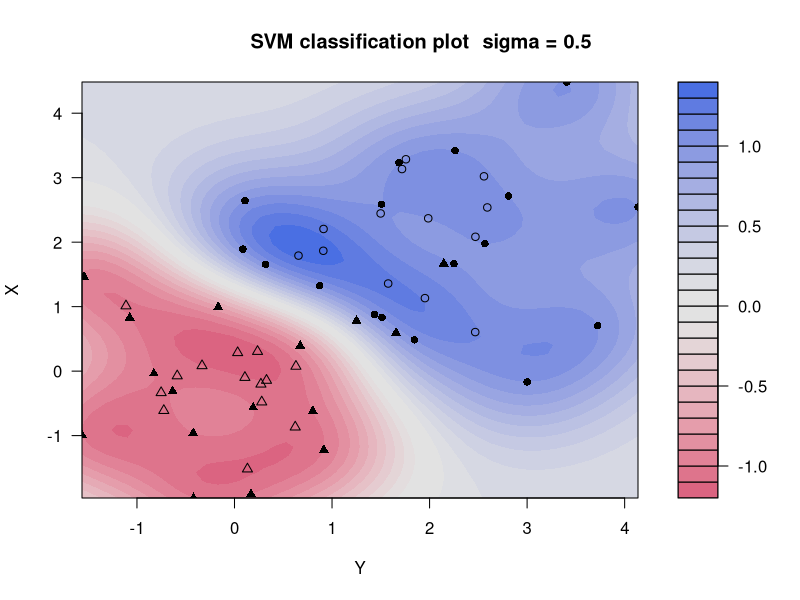
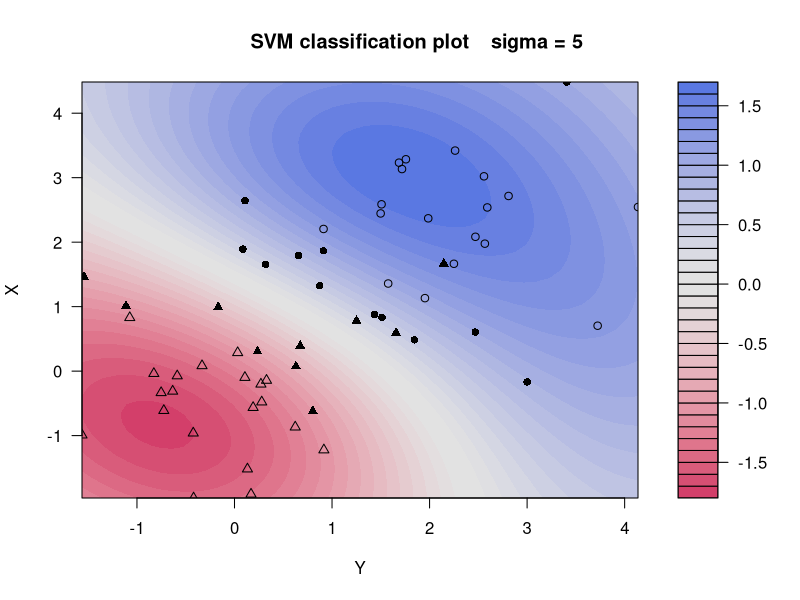
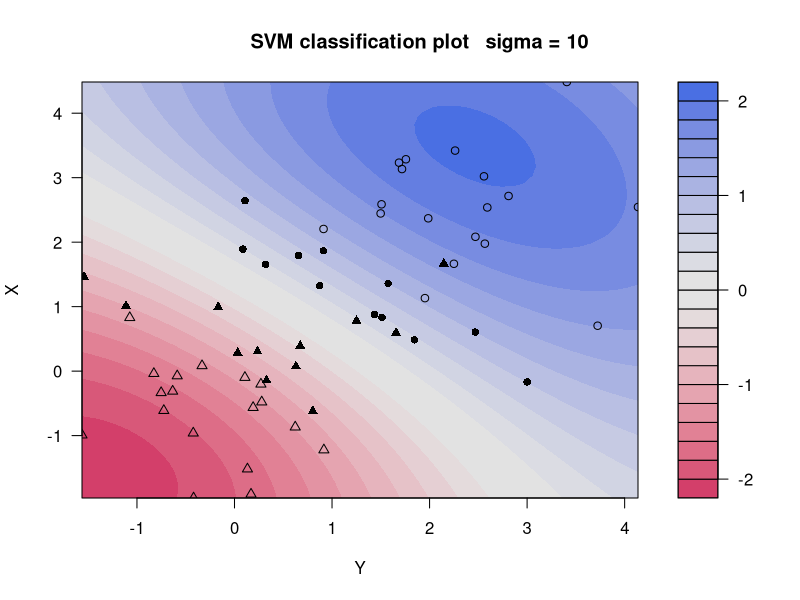
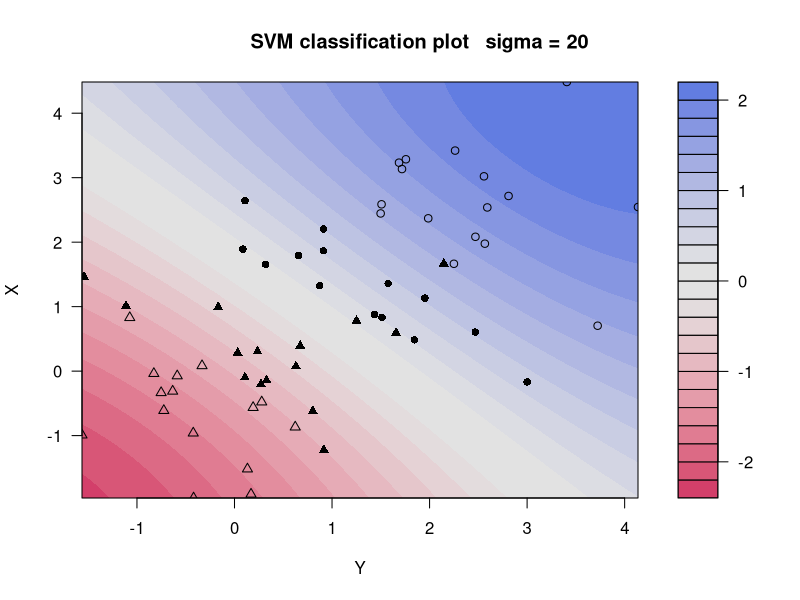

Here is the R script that generated these plots, in order:
library(kernlab)
path_graphics <- "../../Graphics/Problema_01/Experiment_03_"
x1 <- rnorm(30, 0, 1)
y1 <- rnorm(30, 0, 1)
x2 <- rnorm(30, 2, 1)
y2 <- rnorm(30, 2, 1)
c <- c(
    rep(0, 30),
    rep(1, 30)
)
categoria <- factor(c)
d <- data.frame(
    c(x1, x2),
    c(y1, y2),
    categoria
)
names(d) <- c("X", "Y", "categoria")
s <- ksvm(categoria ~ X + Y,
    data = d,
    kernel = "p",
    cost = 1,
    kpar = list(
        degree = 1,
        offset = 0
    )
)
x1 <- rnorm(30, 0, 1)
y1 <- rnorm(30, 0, 1)
x2 <- rnorm(30, 2, 1)
y2 <- rnorm(30, 2, 1)
c <- c(
    rep(0, 30),
    rep(1, 30)
)
categoria <- factor(c)
dtest <- data.frame(
    c(x1, x2),
    c(y1, y2),
    categoria
)
names(dtest) <- c(
    "X",
    "Y",
    "categoria"
)
test <- table(
    pred = predict(s, dtest),
    truth = dtest$categoria
)
print(test)
sigmas <- c(0.5, 5, 10, 20)
for (i in 1:4) {
    file_graphics <- paste(path_graphics,
        as.character(i),
        ".pdf",
        sep = ""
    )
    pdf(file = file_graphics)
    s <- ksvm(categoria ~ X + Y,
        data = d,
        kernel = "r",
        C = 1,
        kpar = list(
            sigma = 1 / sigmas[i]
        )
    )
    plot(s, data = d)
    title(main = paste("                                      ",
        "sigma =",
        as.character(sigmas[i]),
        sep = " "
    ))
    dev.off()
}
